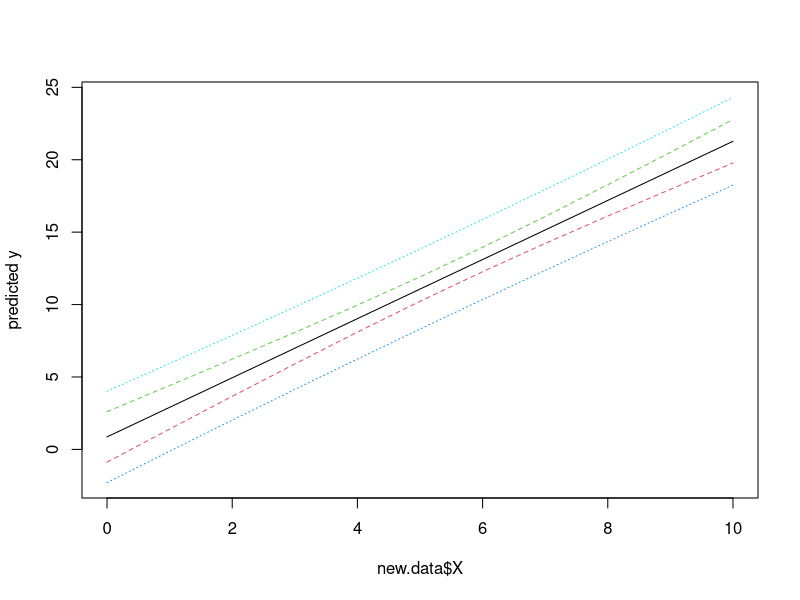

Write the R code that produced this figure.
#
# Linear Regression
# Seminar 7
# Author: galaa
# Created on 2016/11/05 11:30:00
#

# Data

Y <- c(5.6, 8.9, 13.1, 19.8, 4.7, 20.5, 20.2, 13.6, 11.4, 3.3)
X <- c(2.7, 3.7, 5.7, 9.1, 2.0, 9.0, 9.4, 6.6, 6.3, 0.6)

# # # # # # # # # # # # # # # # # # # # # # # # # # # # # # #

# Exercise 20

# # # # # # # # # # # # # # # # # # # # # # # # # # # # # # #

summary(lm(Y ~ X - 1))

# # # # # # # # # # # # # # # # # # # # # # # # # # # # # # #

# Exercise 21

# # # # # # # # # # # # # # # # # # # # # # # # # # # # # # #

new.data <- data.frame(X = seq(from = 0, to = 10, by = 1))
pred <- predict(lm(Y ~ X), new.data, interval = "prediction")
conf <- predict(lm(Y ~ X), new.data, interval = "confidence")
matplot(new.data$X, cbind(conf, pred[,-1]), lty = c(1,2,2,3,3), type = "l", ylab = "predicted y")
